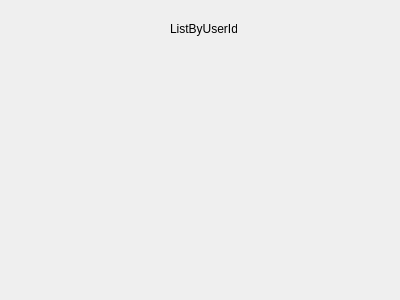
<?xml version="1.0" encoding="UTF-8"?>
<ui version="4.0">
 <class>PageListByUserId</class>
 <widget class="QWidget" name="PageListByUserId">
  <property name="geometry">
   <rect>
    <x>0</x>
    <y>0</y>
    <width>400</width>
    <height>300</height>
   </rect>
  </property>
  <property name="windowTitle">
   <string>Form</string>
  </property>
  <widget class="QLabel" name="label">
   <property name="geometry">
    <rect>
     <x>170</x>
     <y>20</y>
     <width>67</width>
     <height>17</height>
    </rect>
   </property>
   <property name="text">
    <string>ListByUserId</string>
   </property>
  </widget>
 </widget>
 <resources/>
 <connections/>
</ui>
